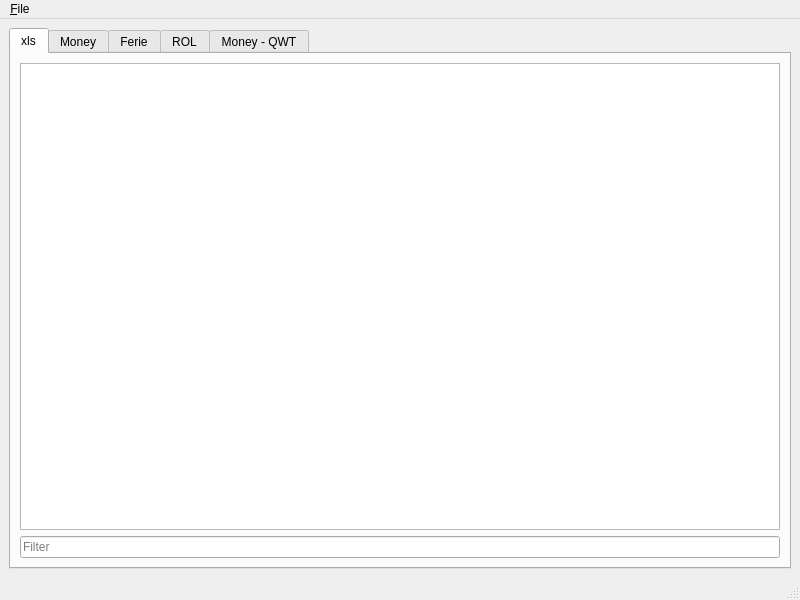
<?xml version="1.0" encoding="UTF-8"?>
<ui version="4.0">
 <class>MainWindow</class>
 <widget class="QMainWindow" name="MainWindow">
  <property name="geometry">
   <rect>
    <x>0</x>
    <y>0</y>
    <width>800</width>
    <height>600</height>
   </rect>
  </property>
  <property name="windowTitle">
   <string>MainWindow</string>
  </property>
  <widget class="QWidget" name="centralwidget">
   <layout class="QGridLayout" name="gridLayout">
    <item row="0" column="0">
     <widget class="QTabWidget" name="tabWidget">
      <property name="currentIndex">
       <number>0</number>
      </property>
      <widget class="QWidget" name="xls">
       <attribute name="title">
        <string>xls</string>
       </attribute>
       <layout class="QGridLayout" name="gridLayout_1">
        <item row="0" column="0">
         <widget class="QTableView" name="tableView">
          <property name="sizeAdjustPolicy">
           <enum>QAbstractScrollArea::AdjustToContents</enum>
          </property>
          <property name="editTriggers">
           <set>QAbstractItemView::NoEditTriggers</set>
          </property>
          <property name="alternatingRowColors">
           <bool>true</bool>
          </property>
          <property name="selectionBehavior">
           <enum>QAbstractItemView::SelectRows</enum>
          </property>
          <property name="showGrid">
           <bool>true</bool>
          </property>
          <property name="gridStyle">
           <enum>Qt::DashLine</enum>
          </property>
          <property name="sortingEnabled">
           <bool>true</bool>
          </property>
          <property name="wordWrap">
           <bool>false</bool>
          </property>
          <attribute name="horizontalHeaderCascadingSectionResizes">
           <bool>true</bool>
          </attribute>
          <attribute name="horizontalHeaderStretchLastSection">
           <bool>true</bool>
          </attribute>
          <attribute name="verticalHeaderVisible">
           <bool>false</bool>
          </attribute>
         </widget>
        </item>
        <item row="1" column="0">
         <widget class="QLineEdit" name="lineEdit">
          <property name="placeholderText">
           <string>Filter</string>
          </property>
         </widget>
        </item>
       </layout>
      </widget>
      <widget class="QWidget" name="chart_money">
       <attribute name="title">
        <string>Money</string>
       </attribute>
       <layout class="QGridLayout" name="gridLayout_3"/>
      </widget>
      <widget class="QWidget" name="chart_ferie">
       <attribute name="title">
        <string>Ferie</string>
       </attribute>
       <layout class="QGridLayout" name="gridLayout_4"/>
      </widget>
      <widget class="QWidget" name="chart_rol">
       <attribute name="title">
        <string>ROL</string>
       </attribute>
       <layout class="QGridLayout" name="gridLayout_5"/>
      </widget>
      <widget class="QWidget" name="qwt_chart_money">
       <attribute name="title">
        <string>Money - QWT</string>
       </attribute>
       <layout class="QGridLayout" name="gridLayout_6"/>
      </widget>
     </widget>
    </item>
   </layout>
  </widget>
  <widget class="QMenuBar" name="menubar">
   <property name="geometry">
    <rect>
     <x>0</x>
     <y>0</y>
     <width>800</width>
     <height>26</height>
    </rect>
   </property>
   <widget class="QMenu" name="menu">
    <property name="title">
     <string>&amp;File</string>
    </property>
    <addaction name="actionUpdate"/>
    <addaction name="actionSettings"/>
    <addaction name="actionCleanup"/>
    <addaction name="actionExport"/>
   </widget>
   <addaction name="menu"/>
  </widget>
  <widget class="QStatusBar" name="statusbar"/>
  <action name="actionUpdate">
   <property name="text">
    <string>&amp;Update</string>
   </property>
  </action>
  <action name="actionSettings">
   <property name="text">
    <string>&amp;Settings</string>
   </property>
  </action>
  <action name="actionCleanup">
   <property name="text">
    <string>&amp;Cleanup</string>
   </property>
  </action>
  <action name="actionExport">
   <property name="text">
    <string>&amp;Export</string>
   </property>
  </action>
 </widget>
 <resources/>
 <connections/>
</ui>
